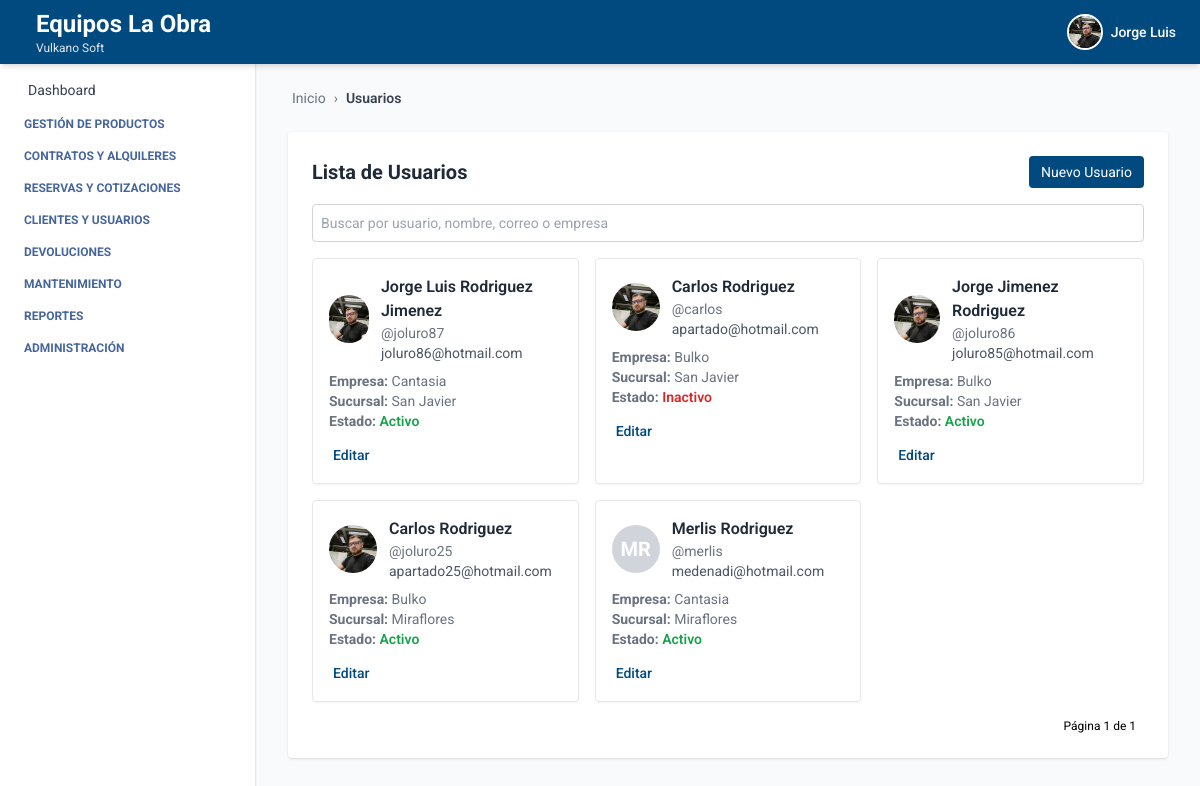
The page /usuarios/ (signed in) on the database as committed earlier.
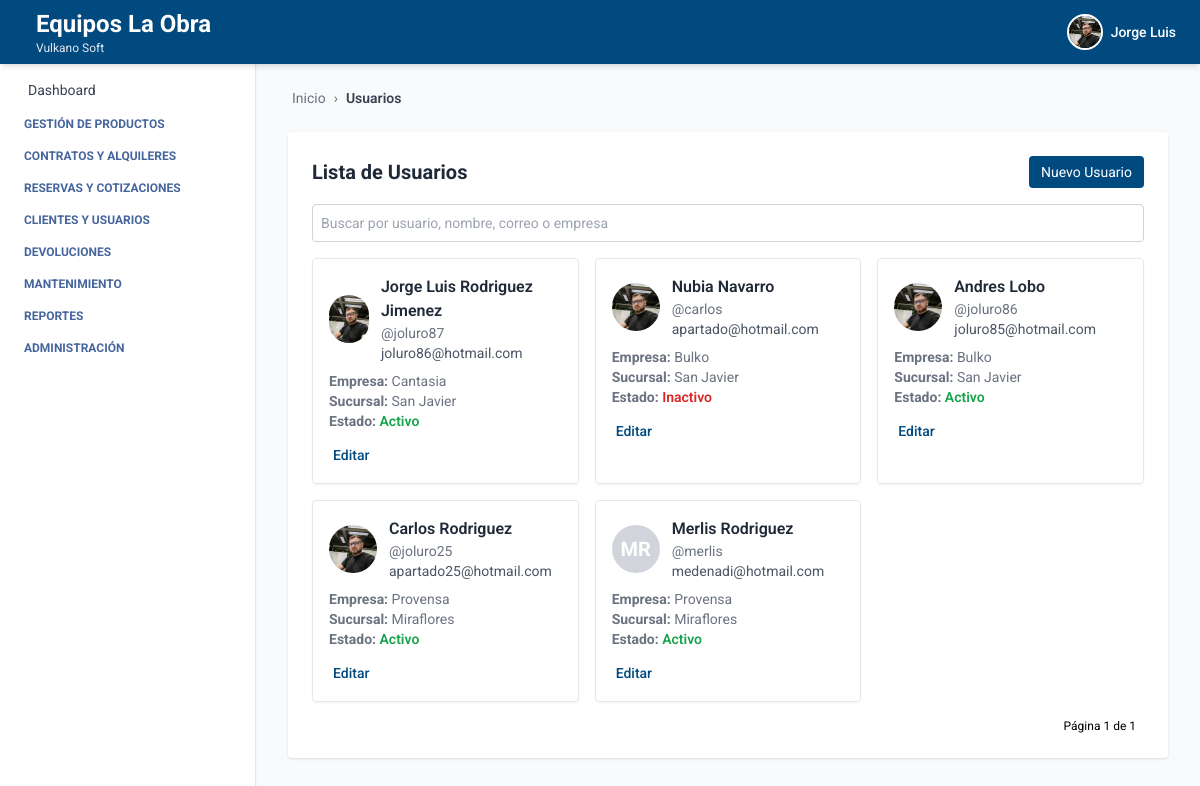
The same page on the database as committed later.
### autenticacion/models.py (models this page shows, shortened)
class Usuario(AbstractUser):
    telefono = models.CharField(max_length=20, blank=True, null=True)
    empresa = models.ForeignKey(Empresa, on_delete=models.SET_NULL, null=True, blank=True)
    sucursal = models.ForeignKey(Sucursal, on_delete=models.SET_NULL, null=True, blank=True)
    ESTADOS = [
        ("activo", "Activo"),
        ("inactivo", "Inactivo"),
    ]
    estado = models.CharField(max_length=10, choices=ESTADOS, default="activo")
    foto_perfil = models.ImageField(upload_to='usuarios/img/', blank=True, null=True)
    groups = models.ManyToManyField(
        Group,
        related_name='usuarios',  # Evita conflicto con 'user_set'
        blank=True,
        help_text='The groups this user belongs to.',
        verbose_name='groups'
    )
    user_permissions = models.ManyToManyField(
        Permission,
        related_name='usuarios',  # Evita conflicto con 'user_set'
        blank=True,
        help_text='Specific permissions for this user.',
        verbose_name='user permissions'
    )

### empresa/models.py (models this page shows)
class Empresa(models.Model):
    ESTADOS = [
        ("activo", "Activo"),
        ("inactivo", "Inactivo"),
    ]
    nombre = models.CharField(max_length=100)
    nit = models.CharField(max_length=50, unique=True)
    ciudad = models.CharField(max_length=100, blank=True, null=True)
    direccion = models.CharField(max_length=255, blank=True, null=True)
    departamento = models.CharField(max_length=100, blank=True, null=True)
    telefono = models.CharField(max_length=20, blank=True, null=True)
    estado = models.CharField(max_length=20, choices=ESTADOS, default="activo")
    def __str__(self):
        return self.nombre

class Sucursal(models.Model):
    ESTADOS = [
        ("activo", "Activo"),
        ("inactivo", "Inactivo"),
    ]
    empresa = models.ForeignKey(Empresa, related_name='sucursales', on_delete=models.CASCADE)
    nombre = models.CharField(max_length=100)
    ciudad = models.CharField(max_length=100)
    direccion = models.CharField(max_length=255)
    departamento = models.CharField(max_length=100, blank=True, null=True)
    telefono = models.CharField(max_length=20, blank=True, null=True)
    estado = models.CharField(max_length=20, choices=ESTADOS, default="activo")
    def __str__(self):
        return f"{self.nombre}"

### autenticacion/views.py (the view, shortened to what this page needs)
# urls.py: path('usuarios/', usuario_list, name='usuario_list'),
@login_required
def usuario_list(request):
    query = request.GET.get('q', '')
    usuarios = Usuario.objects.all()
    paginator = Paginator(usuarios, 9)
    page_number = request.GET.get('page')
    page_obj = paginator.get_page(page_number)
    context = {
        'usuarios': page_obj.object_list,
        'page_obj': page_obj,
        'query': query,
        'breadcrumb_items': [('Usuarios', None)],
    }
    return render(request, 'usuario_list.html', context)

### autenticacion/templates/usuario_list.html (shortened to what this page needs)
{% extends 'index.html' %}
{% block breadcrumb %}
  {% include 'breadcrumb.html' with home='/' breadcrumbs=breadcrumb_items %}
{% endblock %}
{% block content %}
<div class="max-w-6xl mx-auto mt-6 bg-white p-6 rounded shadow">
  <div class="flex justify-between items-center mb-4">
    <h2 class="text-xl font-bold text-gray-800">Lista de Usuarios</h2>
    <a href="{% url 'crear_usuario' %}" class="bg-[var(--primary-color)] text-white px-3 py-1.5 text-sm rounded hover:bg-blue-700 transition">
      Nuevo Usuario
    </a>
  </div>
  <form method="get" class="mb-4">
    <input type="text" name="q" placeholder="Buscar por usuario, nombre, correo o empresa"
      value="{{ query }}" class="w-full text-sm p-2 border border-gray-300 rounded focus:ring-2 focus:ring-[var(--primary-color)]" />
  </form>
  {% if usuarios %}
  <div class="grid grid-cols-1 sm:grid-cols-2 lg:grid-cols-3 gap-4">
    {% for user in usuarios %}
    <div class="border rounded shadow-sm p-4 hover:shadow-lg transition">
      <div class="flex items-center gap-3 mb-2">
        {% if user.foto_perfil %}
          <img src="{{ user.foto_perfil.url }}" alt="{{ user.get_full_name }}" class="w-12 h-12 rounded-full object-cover">
        {% else %}
          <div class="w-12 h-12 rounded-full bg-gray-300 flex items-center justify-center text-white font-bold text-xl">
            {{ user.first_name|first }}{{ user.last_name|first }}
          </div>
        {% endif %}
        <div>
          <p class="font-semibold text-gray-800">{{ user.get_full_name }}</p>
          <p class="text-sm text-gray-500">@{{ user.username }}</p>
          <p class="text-sm text-gray-600">{{ user.email }}</p>
        </div>
      </div>
      <p class="text-sm text-gray-500"><strong>Empresa:</strong> {{ user.empresa }}</p>
      <p class="text-sm text-gray-500"><strong>Sucursal:</strong> {{ user.sucursal }}</p>
      <p class="text-sm text-gray-500">
        <strong>Estado:</strong>
        {% if user.estado == 'activo' %}
          <span class="text-green-600 font-semibold">Activo</span>
        {% else %}
          <span class="text-red-600 font-semibold">Inactivo</span>
        {% endif %}
      </p>
      <div class="mt-3">
        <a href="{% url 'editar_usuario' user.id %}" class="text-sm font-medium text-[var(--primary-color)] hover:underline">
          Editar
        </a>
      </div>
    </div>
    {% endfor %}
  </div>
  {% else %}
    <p class="text-gray-600">No se encontraron usuarios.</p>
  {% endif %}
  <div class="mt-4 flex justify-end text-xs">
    <span class="mx-2">Página {{ page_obj.number }} de {{ page_obj.paginator.num_pages }}</span>
  </div>
</div>
{% endblock %}

Rows that differ between the two databases and show on the page:
changed Usuario "carlos": get_full_name "Carlos Rodriguez" → "Nubia Navarro"
changed Usuario "joluro86": get_full_name "Jorge Jimenez Rodriguez" → "Andres Lobo"
changed Usuario "Carlos Rodriguez": empresa "Bulko" → "Provensa"
changed Usuario "Merlis Rodriguez": empresa "Cantasia" → "Provensa"
